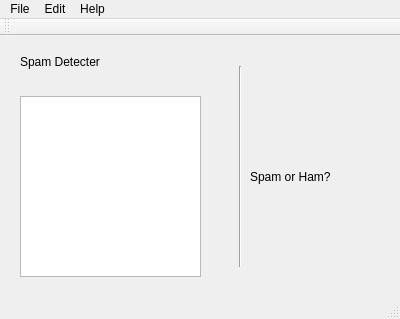
<?xml version="1.0" encoding="UTF-8"?>
<ui version="4.0">
 <class>window</class>
 <widget class="QMainWindow" name="window">
  <property name="geometry">
   <rect>
    <x>0</x>
    <y>0</y>
    <width>400</width>
    <height>319</height>
   </rect>
  </property>
  <property name="windowTitle">
   <string>window</string>
  </property>
  <widget class="QWidget" name="centralWidget">
   <widget class="QWidget" name="widget" native="true">
    <property name="geometry">
     <rect>
      <x>10</x>
      <y>10</y>
      <width>361</width>
      <height>271</height>
     </rect>
    </property>
    <property name="minimumSize">
     <size>
      <width>231</width>
      <height>221</height>
     </size>
    </property>
    <widget class="QTextEdit" name="textEdit">
     <property name="geometry">
      <rect>
       <x>10</x>
       <y>50</y>
       <width>181</width>
       <height>181</height>
      </rect>
     </property>
     <property name="maximumSize">
      <size>
       <width>181</width>
       <height>181</height>
      </size>
     </property>
     <property name="styleSheet">
      <string notr="true">font: 14pt &quot;MS Gothic&quot;;
font: 10pt &quot;MS Gothic&quot;;</string>
     </property>
    </widget>
    <widget class="QLabel" name="label">
     <property name="geometry">
      <rect>
       <x>240</x>
       <y>40</y>
       <width>121</width>
       <height>181</height>
      </rect>
     </property>
     <property name="styleSheet">
      <string notr="true">font: 12pt &quot;Bahnschrift SemiLight SemiConde&quot;;
</string>
     </property>
     <property name="text">
      <string>Spam or Ham?</string>
     </property>
    </widget>
    <widget class="Line" name="line">
     <property name="geometry">
      <rect>
       <x>220</x>
       <y>20</y>
       <width>20</width>
       <height>201</height>
      </rect>
     </property>
     <property name="orientation">
      <enum>Qt::Vertical</enum>
     </property>
    </widget>
    <widget class="QLabel" name="label_2">
     <property name="geometry">
      <rect>
       <x>10</x>
       <y>-10</y>
       <width>281</width>
       <height>51</height>
      </rect>
     </property>
     <property name="styleSheet">
      <string notr="true">font: 16pt &quot;Segoe UI Emoji&quot;;
font: 75 9pt &quot;MS Shell Dlg 2&quot;;
font: 18pt &quot;Segoe UI Emoji&quot;;</string>
     </property>
     <property name="text">
      <string>Spam Detecter</string>
     </property>
    </widget>
   </widget>
  </widget>
  <widget class="QMenuBar" name="menuBar">
   <property name="geometry">
    <rect>
     <x>0</x>
     <y>0</y>
     <width>400</width>
     <height>21</height>
    </rect>
   </property>
   <widget class="QMenu" name="menuFile">
    <property name="title">
     <string>File</string>
    </property>
    <addaction name="actionOpen_Working_Directory"/>
    <addaction name="actionReset_Training_Data"/>
   </widget>
   <widget class="QMenu" name="menuEdit">
    <property name="title">
     <string>Edit</string>
    </property>
    <addaction name="actionSelect_All"/>
    <addaction name="actionCopy"/>
    <addaction name="actionCut"/>
   </widget>
   <widget class="QMenu" name="menuHelp">
    <property name="title">
     <string>Help</string>
    </property>
    <addaction name="actionInfo"/>
   </widget>
   <addaction name="menuFile"/>
   <addaction name="menuEdit"/>
   <addaction name="menuHelp"/>
  </widget>
  <widget class="QToolBar" name="mainToolBar">
   <attribute name="toolBarArea">
    <enum>TopToolBarArea</enum>
   </attribute>
   <attribute name="toolBarBreak">
    <bool>false</bool>
   </attribute>
  </widget>
  <widget class="QStatusBar" name="statusBar"/>
  <action name="actionInfo">
   <property name="text">
    <string>Info</string>
   </property>
  </action>
  <action name="actionSelect_All">
   <property name="text">
    <string>Select All</string>
   </property>
  </action>
  <action name="actionCopy">
   <property name="text">
    <string>Copy</string>
   </property>
  </action>
  <action name="actionCut">
   <property name="text">
    <string>Cut</string>
   </property>
  </action>
  <action name="actionOpen_Working_Directory">
   <property name="text">
    <string>Import CSV</string>
   </property>
  </action>
  <action name="actionReset_Training_Data">
   <property name="text">
    <string>Reset Training Data</string>
   </property>
  </action>
 </widget>
 <layoutdefault spacing="6" margin="11"/>
 <resources/>
 <connections/>
</ui>
